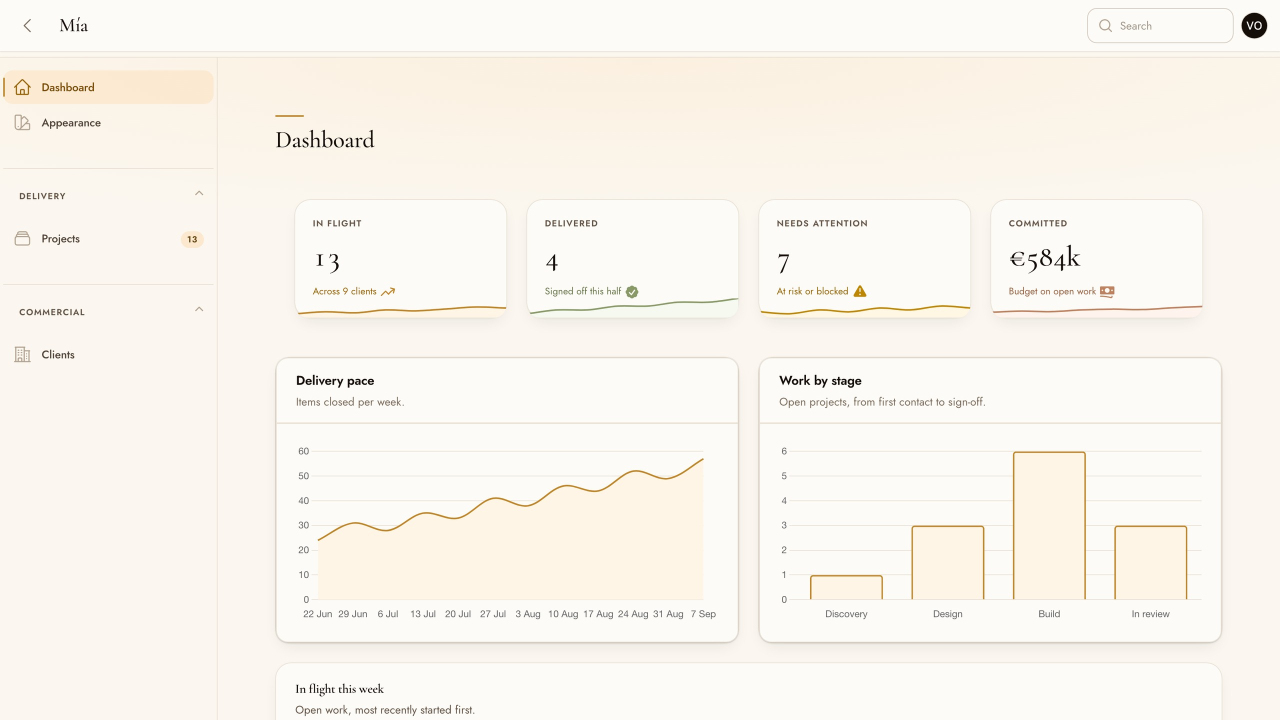
#> input picture art/listing-cover.jpg, 2560 x 1440 px (shown at 1/2 size)
$ python cover.py ../art/listing-cover.jpg
#> lines starting #> are read from the running program, lines starting #| are printed output that depends on the picture
"""
Turn a raw cover capture into the two images the plugin directory asks for.

The directory wants 16:9 at 2560x1440 or better for the listing's main image,
and optionally a second one at 1280x720 for the grid of plugins. The second is
only worth uploading if it is a different picture: a whole panel shrunk to a
thumbnail is a grey rectangle, so it is cropped to the part that carries the
theme's voice rather than scaled down from the same frame.

Captured wider than either target and reduced here, because downscaling is what
makes text look drawn rather than rendered.

    python3 bin/cover.py art/verification/cover.png
"""

import os
import sys

from PIL import Image

COVER = (2560, 1440)
THUMB = (1280, 720)
QUALITY = 92

# The crop, as a fraction of the capture: the sidebar's lower half, the page
# heading in the display serif and the first stat cards. Left of the charts on
# purpose — a chart at thumbnail size is a squiggle, while type and a warm
# surface still read.
CROP = (0.0, 0.0, 0.62, 0.55)


def save(image: Image.Image, target: str, size: tuple[int, int]) -> int:
    image = image.resize(size, Image.LANCZOS)
    image.save(target, 'JPEG', quality=QUALITY, optimize=True, progressive=True)

    return os.path.getsize(target)


def main(paths: list[str]) -> int:
    if len(paths) != 1:
        print('usage: python3 bin/cover.py <capture.png>')

        return 1

    source = Image.open(paths[0]).convert('RGB')
#> source is the input picture: PIL image 2560x1440 RGB; mean R, G, B 249.6, 245.3, 237.9

    cover = save(source, 'art/listing-cover.jpg', COVER)
#> cover = 178269

    left, top, right, bottom = CROP
    crop = source.crop((
        round(source.width * left),
        round(source.height * top),
        round(source.width * right),
        round(source.height * bottom),
    ))
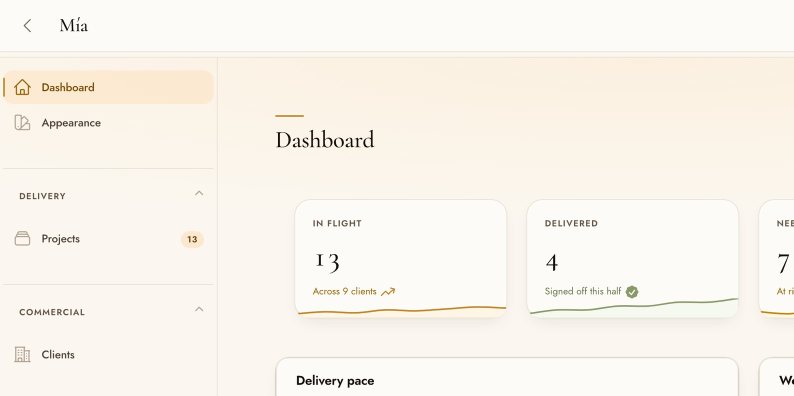
#> crop: PIL image 1587x792 RGB (shown at 1/2 size); mean R, G, B 249.2, 244.4, 236.3

    thumb = save(crop, 'art/listing-thumbnail.jpg', THUMB)
#> call 2 of save, with target = 'art/listing-thumbnail.jpg', size = (1280, 720)
#> in save (call 2), `image = image.resize(size, Image.LANCZOS)`:
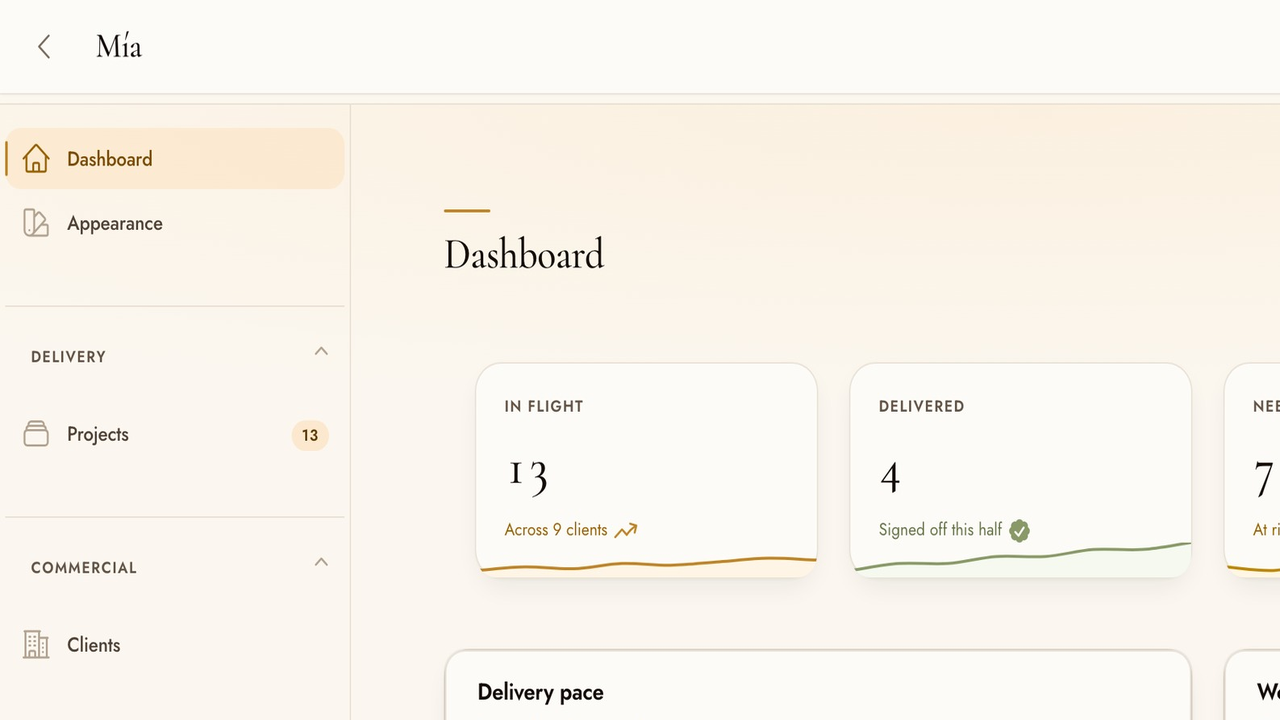
#> image: PIL image 1280x720 RGB; mean R, G, B 249.2, 244.4, 236.3
#> thumb = 50750

    print(f'cover {cover / 1e6:.2f} MB, thumbnail {thumb / 1e6:.2f} MB')
#| cover 0.18 MB, thumbnail 0.05 MB

    return 0


if __name__ == '__main__':
    sys.exit(main(sys.argv[1:]))
#> (the program exits here)
